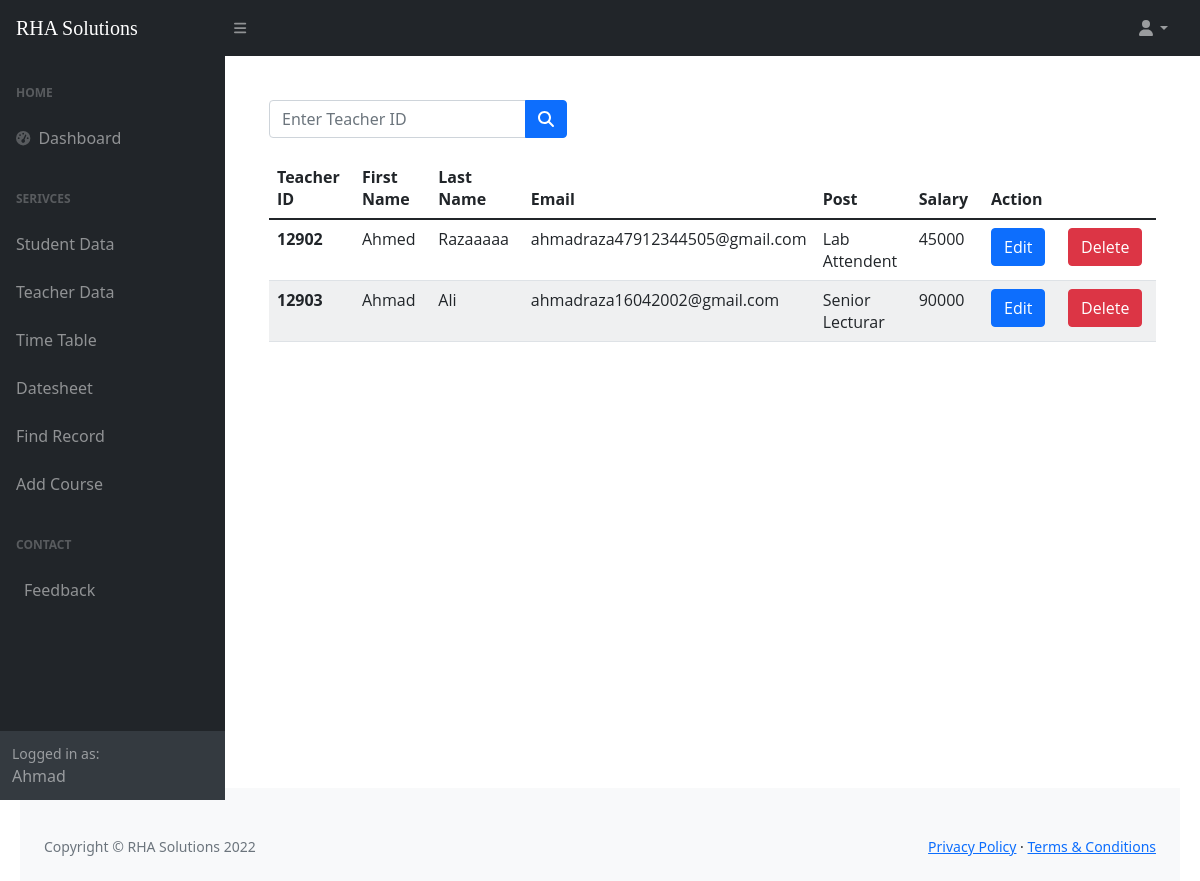
/All_teach_list.php (signed in), run on an earlier commit of the app's database.
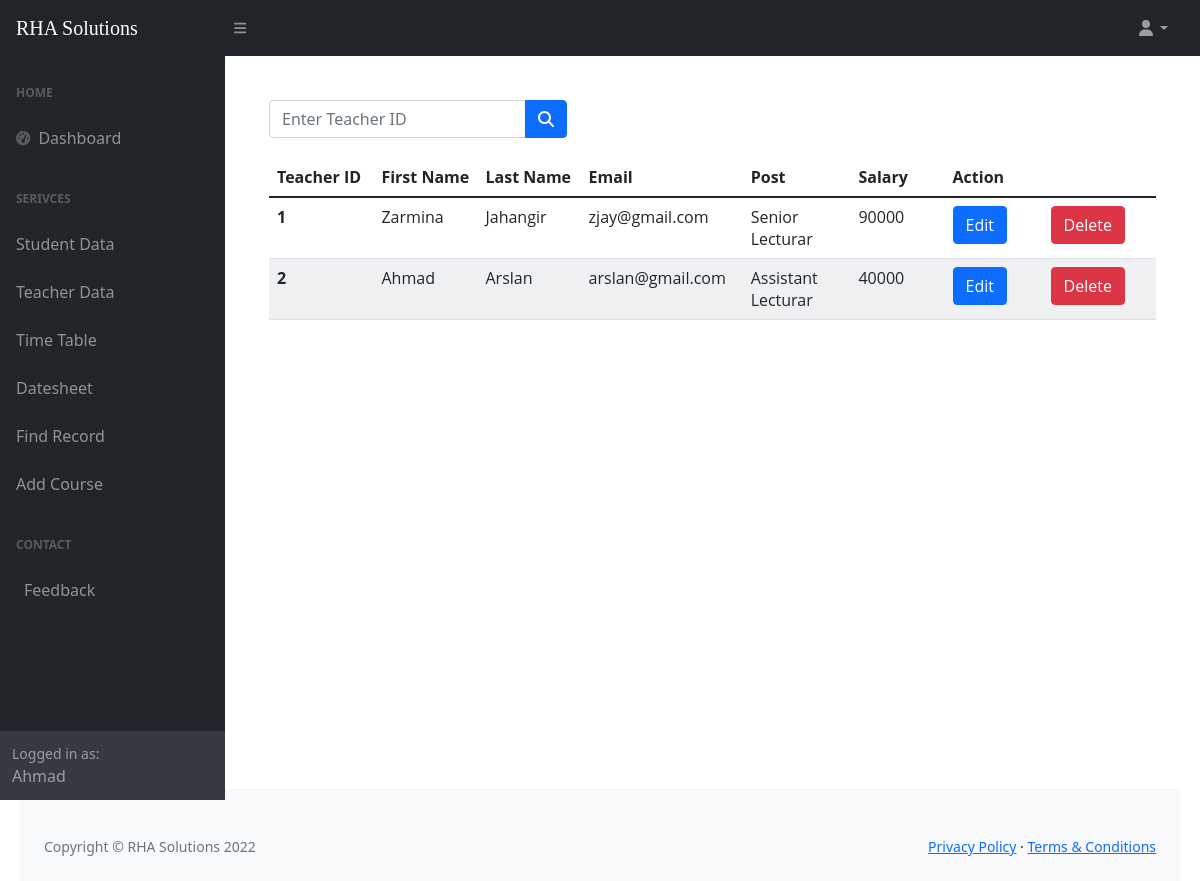
And on a later commit of the database.
### tables this page shows
CREATE TABLE `teach` (
  `t_id` int(11) NOT NULL,
  `f_name` varchar(100) NOT NULL,
  `l_name` varchar(100) NOT NULL,
  `email` varchar(100) NOT NULL,
  `p_id` int(10) NOT NULL
);

CREATE TABLE `post` (
  `p_id` int(10) NOT NULL,
  `p_name` varchar(50) NOT NULL,
  `p_sal` int(10) NOT NULL
);

### All_teach_list.php (the view, shortened to what this page needs)
<?php include 'connection.php';
if($_SESSION["fname"]) {
?>
<!DOCTYPE html>
<html lang="en">
<head>
    <link href="https://cdn.jsdelivr.net/npm/simple-datatables@latest/dist/style.css" rel="stylesheet" />
    <link href="css/styles.css" rel="stylesheet" />
</head>
<body class="sb-nav-fixed">
<?php include ('header.php'); ?>
        <div id="layoutSidenav_content">
            <main>
                <div class="container-fluid px-4">
                    <form action="All_teach_search.php" method="GET" class="d-none d-md-inline-block form-inline ms-auto me-0 me-md-3 my-2 my-md-0">
                        <div style="margin-bottom: 20px;" class="input-group">
                            <input class="form-control" name="search" value="" type="number" placeholder="Enter Teacher ID" />
                            <button class="btn btn-primary" id="std-search" type="submit"> <i class="fas fa-search"></i></button>
                        </div>
                    </form>
                    <table class="table">
                        <thead class="thead-dark">
                            <tr>
                                <th scope="col">Teacher ID</th>
                                <th scope="col">First Name</th>
                                <th scope="col">Last Name</th>
                                <th scope="col">Email</th>
                                <th scope="col">Post</th>
                                <th scope="col">Salary</th>
                                <th scope="col" colspan="2">Action</th>
                            </tr>
                        </thead>
                        <tbody>
                            <?php
                            $query = "SELECT t.t_id, t.f_name, t.l_name, t.email, p.p_name, p.p_sal FROM  teach t INNER JOIN post p WHERE t.p_id=p.p_id";
                            $data = mysqli_query($conn, $query);
                            $res = mysqli_num_rows($data);
                            if ($res) {
                                while ($row = mysqli_fetch_array($data)) {
                            ?>
                                    <tr>
                                        <th scope="row"><?php echo $row['t_id']; ?></th>
                                        <td><?php echo $row['f_name']; ?></td>
                                        <td><?php echo $row['l_name']; ?></td>
                                        <td><?php echo $row['email']; ?></td>
                                        <td><?php echo $row['p_name']; ?></td>
                                        <td><?php echo $row['p_sal']; ?></td>
                                        <td> <button type="button" class="btn btn-primary"><a style="color: white; text-decoration: none;" href="edit_teacher.php?t_id=<?php echo $row['t_id']; ?>">Edit</a></button></td>
                                        <td> <button type="button" class="btn btn-danger"> <a style="color: white; text-decoration: none;" onclick="return confirm('Are you sure, you want to delete?')" href="delete_teach.php?t_id=<?php echo $row['t_id']; ?>">Delete</a></td>
                                    </tr>
                                <?php
                                }
                            } else {
                                ?>
                                <tr>
                                    <td>No Data Found</td>
                                </tr>
                            <?php
                            }
                            ?>
                        </tbody>
                    </table>
                </div>
        </div>
    </div>
    <footer class="py-4 bg-light mt-auto">
        <div class="container-fluid px-4">
            <br>
            <div class="d-flex align-items-center justify-content-between small">
                <div class="text-muted">Copyright &copy; RHA Solutions 2022</div>
                <div>
                    <a href="#">Privacy Policy</a>
                    &middot;
                    <a href="#">Terms &amp; Conditions</a>
                </div>
            </div>
        </div>
    </footer>
    <?php
}
else {
    include ('login.php');
}
 ?>
</body>
</html>

### header.php (shortened to what this page needs)
<nav class="sb-topnav navbar navbar-expand navbar-dark bg-dark">
        <a class="navbar-brand ps-3" href="index.html">RHA Solutions</a>
        <button class="btn btn-link btn-sm order-1 order-lg-0 me-4 me-lg-0" id="sidebarToggle" href="#!"><i
                class="fas fa-bars"></i></button>
        <ul class="navbar-nav ms-auto ms-md-0 me-3 me-lg-4">
            <li class="nav-item dropdown">
                <a class="nav-link dropdown-toggle" id="navbarDropdown" href="#" role="button" data-bs-toggle="dropdown"
                    aria-expanded="false"><i class="fas fa-user fa-fw"></i></a>
            </li>
        </ul>
    </nav>
    <div id="layoutSidenav">
        <div id="layoutSidenav_nav">
            <nav class="sb-sidenav accordion sb-sidenav-dark" id="sidenavAccordion">
                <div class="sb-sidenav-menu">
                    <div class="nav">
                        <div class="sb-sidenav-menu-heading">Home</div>
                        <a class="nav-link" href="index.html">
                            <div class="sb-nav-link-icon"><i class="fas fa-tachometer-alt"></i></div>
                            Dashboard
                        </a>
                        <div class="sb-sidenav-menu-heading">Serivces</div>
                        <a class="nav-link collapsed" href="st_register.php">
                            Student Data
                        </a>
                        <a class="nav-link collapsed" href="assign_course.php">
                           Teacher Data
                        </a>
                        <a class="nav-link collapsed" href="timetable.html">
                            Time Table
                        </a>
                        <a class="nav-link collapsed" href="datesheet.html">
                            Datesheet
                        </a>
                        <a class="nav-link collapsed" href="search.php">
                            Find Record
                        </a>
                        <a class="nav-link collapsed" href="courses.php">
                            Add Course
                        </a>
                        <div class="sb-sidenav-menu-heading">Contact</div>
                        <a class="nav-link" href="feedback.html">
                            Feedback
                        </a>
                    </div>
                </div>
                <div class="sb-sidenav-footer">
                    <div class="small">Logged in as:</div>
                    <?php echo $_SESSION["fname"];?>
                </div>
            </nav>
        </div>

What changed in the data, as far as the page shows it:
removed teach: t_id "12902", f_name "Ahmed", l_name "Razaaaaa", email "ahmadraza47912344505@gmail.com", p.p_name "Lab Attendent", p.p_sal "45000"
removed teach: t_id "12903", f_name "Ahmad", l_name "Ali", email "ahmadraza16042002@gmail.com", p.p_name "Senior Lecturar", p.p_sal "90000"
added teach: t_id "1", f_name "Zarmina", l_name "Jahangir", email "zjay@gmail.com", p.p_name "Senior Lecturar", p.p_sal "90000"
added teach: t_id "2", f_name "Ahmad", l_name "Arslan", email "arslan@gmail.com", p.p_name "Assistant Lecturar", p.p_sal "40000"
